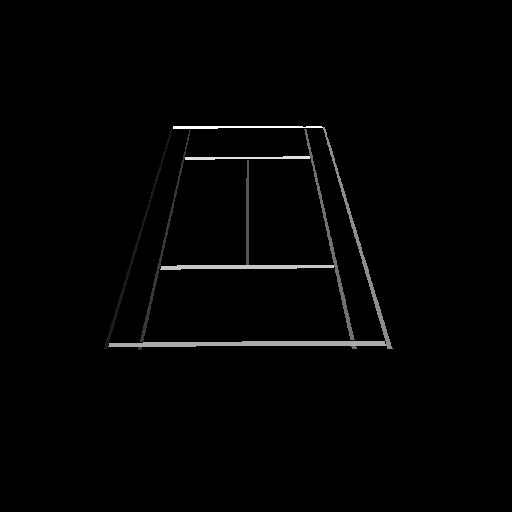
#> input picture data/test_dataset/train/masks/render1frame0000.png, 512 x 512 px, found by its file name
$ python preProcessDataset.py
#> lines starting #> are read from the running program, lines starting #| are printed output that depends on the picture; after the words box and inside, x2 and y2 are one past the last pixel; in counts of white or black regions, pixels touching at a corner belong together
### src/utils/preprocessing.py
from PIL import Image
import numpy as np
import os

from src.utils.palette import exactColorPalette, rangeColorPalette


def dataProcess(inputMaskPath, outputMaskPath, inputImagePath, outputImagePath):
    """
    Procesa una máscara y una imagen:
    - Convierte la máscara a escala de grises según la paleta y la reescala a 512x512.
    - Reescala la imagen a 512x512.
    """
    mask = Image.open(inputMaskPath).convert("RGB")
    mask_pixels = np.array(mask)
    height, width = mask_pixels.shape[:2]
#> height = 512; width = 512
    grayMask = np.zeros((height, width), dtype=np.uint8)

    r_channel = mask_pixels[:, :, 0]
#> r_channel is the input picture: shape (512, 512); min 0, max 9, mean 0.104
    g_channel = mask_pixels[:, :, 1]
    b_channel = mask_pixels[:, :, 2]

    # Exact color matches
    for color, classIndex in exactColorPalette.items():
        match = np.all(mask_pixels == color, axis=-1)  # shape (H, W)
        grayMask[match] = classIndex
#> this loop made 7 passes
#> pass 1, in dataProcess, `match = np.all(mask_pixels == color, axis=-1)`:
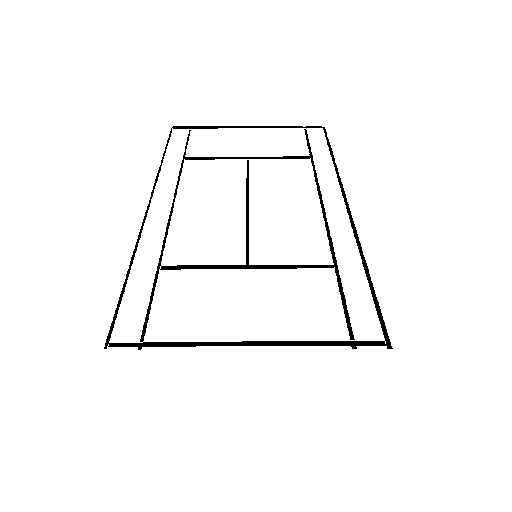
#> match: shape (512, 512) bool; 97.9% white; 1 black region, box (x1, y1, x2, y2) and area: (104, 126, 393, 350) 5501

    # Range-based matches
    for classInfo in rangeColorPalette.values():
        (r_min, r_max), (g_min, g_max), (b_min, b_max) = classInfo["range"]
        classIndex = classInfo["classIndex"]
        match = (
            (r_channel >= r_min) & (r_channel <= r_max) &
            (g_channel >= g_min) & (g_channel <= g_max) &
            (b_channel >= b_min) & (b_channel <= b_max)
        )
        grayMask[match] = classIndex
    grayMaskImage = Image.fromarray(grayMask)
    grayMaskImageResized = grayMaskImage.resize((512,512), resample=Image.NEAREST)
    grayMaskImageResized.save(outputMaskPath)

    image = Image.open(inputImagePath).convert("RGB")
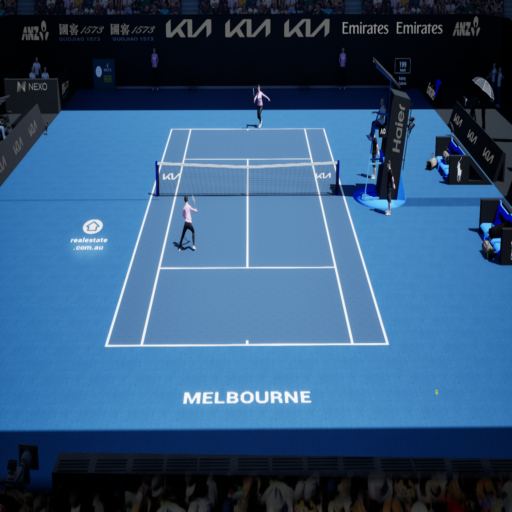
#> input picture data/test_dataset/train/images/render1frame0000.png, 512 x 512 px, found by its file name
#> image is the input picture: PIL image 512x512 RGB; mean R, G, B 50.5, 86.9, 123.2
    imageResized = image.resize((512,512), resample=Image.BILINEAR)
    imageResized.save(outputImagePath)


# [19 lines left out: function verify_split, not called in this run]

### scripts/preProcessDataset.py
import os
from tqdm import tqdm
from concurrent.futures import ProcessPoolExecutor
from utils.preprocessing import dataProcess

def build_tasks(images_ue_folder, masks_ue_folder, images_out_folder, masks_out_folder):
    """
    Construye una lista de tareas con los paths de entrada y salida para imágenes y máscaras.
    """
    tasks = []
    for filename in sorted(os.listdir(masks_ue_folder)):
        if filename.lower().endswith(".png"):
            tasks.append((
                os.path.join(masks_ue_folder, filename),
                os.path.join(masks_out_folder, filename),
                os.path.join(images_ue_folder, filename),
                os.path.join(images_out_folder, filename)
            ))
    return tasks

def process_folders(images_ue_folder, masks_ue_folder, images_out_folder, masks_out_folder, num_workers=None):
    """
    Procesa todas las imágenes y máscaras usando múltiples procesos.
    """

    if not os.path.exists(images_out_folder):
        os.makedirs(images_out_folder)
    if not os.path.exists(masks_out_folder):
        os.makedirs(masks_out_folder)


    tasks = build_tasks(images_ue_folder, masks_ue_folder, images_out_folder, masks_out_folder)
    with ProcessPoolExecutor(max_workers=num_workers) as executor:
        list(
            tqdm(
                executor.map(dataProcess, *zip(*tasks)),
                total=len(tasks),
                desc="Processing images and masks"
            )
        )

if __name__ == "__main__":
    script_dir = os.path.dirname(os.path.abspath(__file__))
    images_ue_folder = os.path.join(script_dir, "..", "data", "renderUE", "images")
    masks_ue_folder = os.path.join(script_dir, "..", "data", "renderUE", "masks")
    images_out_folder = os.path.join(script_dir, "..", "data", "datasetPreProcessed", "images")
    masks_out_folder = os.path.join(script_dir, "..", "data", "datasetPreProcessed", "masks")
    process_folders(images_ue_folder, masks_ue_folder, images_out_folder, masks_out_folder, os.cpu_count())
